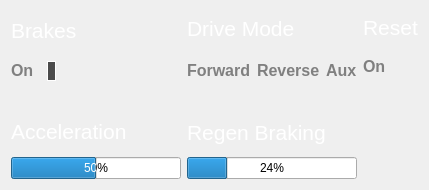
       <widget class="QWidget" name="block2" native="true">
        <property name="minimumSize">
         <size>
          <width>0</width>
          <height>190</height>
         </size>
        </property>
        <property name="styleSheet">
         <string notr="true">QWidget#block2{
background-color: rgba(85, 87, 83,160);
border-radius: 10px;
}</string>
        </property>
        <layout class="QHBoxLayout" name="horizontalLayout_16">
         <item>
          <layout class="QHBoxLayout" name="horizontalLayout_4">
           <item>
            <layout class="QVBoxLayout" name="verticalLayout_5">
             <item>
              <widget class="QLabel" name="brakesLabel">
               <property name="styleSheet">
                <string notr="true">color: white;
</string>
               </property>
               <property name="text">
                <string>&lt;html&gt;&lt;head/&gt;&lt;body&gt;&lt;p&gt;&lt;span style=&quot; font-size:16pt; &quot;&gt;Brakes&lt;/span&gt;&lt;/p&gt;&lt;/body&gt;&lt;/html&gt;</string>
               </property>
              </widget>
             </item>
             <item>
              <layout class="QHBoxLayout" name="horizontalLayout_10">
               <item>
                <widget class="QLabel" name="brakesOnLabel">
                 <property name="minimumSize">
                  <size>
                   <width>30</width>
                   <height>30</height>
                  </size>
                 </property>
                 <property name="maximumSize">
                  <size>
                   <width>20</width>
                   <height>30</height>
                  </size>
                 </property>
                 <property name="font">
                  <font>
                   <pointsize>9</pointsize>
                  </font>
                 </property>
                 <property name="styleSheet">
                  <string notr="true">color: grey;</string>
                 </property>
                 <property name="text">
                  <string>&lt;html&gt;&lt;head/&gt;&lt;body&gt;&lt;p&gt;&lt;span style=&quot; font-size:12pt; font-weight:600;&quot;&gt;On&lt;/span&gt;&lt;/p&gt;&lt;/body&gt;&lt;/html&gt;</string>
                 </property>
                </widget>
               </item>
               <item>
                <widget class="QLabel" name="brakesOnActiveLabel">
                 <property name="maximumSize">
                  <size>
                   <width>20</width>
                   <height>20</height>
                  </size>
                 </property>
                 <property name="styleSheet">
                  <string notr="true">background-color:rgb(75,75,75);
border-radius: 10px;
border: 1px solid white;</string>
                 </property>
                 <property name="text">
                  <string/>
                 </property>
                </widget>
               </item>
               <item>
                <spacer name="horizontalSpacer_11">
                 <property name="orientation">
                  <enum>Qt::Horizontal</enum>
                 </property>
                 <property name="sizeType">
                  <enum>QSizePolicy::Fixed</enum>
                 </property>
                 <property name="sizeHint" stdset="0">
                  <size>
                   <width>125</width>
                   <height>20</height>
                  </size>
                 </property>
                </spacer>
               </item>
              </layout>
             </item>
             <item>
              <spacer name="verticalSpacer_2">
               <property name="orientation">
                <enum>Qt::Vertical</enum>
               </property>
               <property name="sizeType">
                <enum>QSizePolicy::Fixed</enum>
               </property>
               <property name="sizeHint" stdset="0">
                <size>
                 <width>20</width>
                 <height>20</height>
                </size>
               </property>
              </spacer>
             </item>
             <item>
              <widget class="QLabel" name="accelerationLabel">
               <property name="styleSheet">
                <string notr="true">color: white;</string>
               </property>
               <property name="text">
                <string>&lt;html&gt;&lt;head/&gt;&lt;body&gt;&lt;p&gt;&lt;span style=&quot; font-size:16pt; &quot;&gt;Acceleration&lt;/span&gt;&lt;/p&gt;&lt;/body&gt;&lt;/html&gt;</string>
               </property>
              </widget>
             </item>
             <item>
              <widget class="QProgressBar" name="accelerationProgressBar">
               <property name="layoutDirection">
                <enum>Qt::LeftToRight</enum>
               </property>
               <property name="styleSheet">
                <string notr="true"/>
               </property>
               <property name="value">
                <number>50</number>
               </property>
              </widget>
             </item>
            </layout>
           </item>
           <item>
            <layout class="QVBoxLayout" name="verticalLayout_6">
             <item>
              <widget class="QLabel" name="DriveModeLabel">
               <property name="styleSheet">
                <string notr="true">color: white;</string>
               </property>
               <property name="text">
                <string>&lt;html&gt;&lt;head/&gt;&lt;body&gt;&lt;p&gt;&lt;span style=&quot; font-size:16pt;&quot;&gt;Drive Mode&lt;/span&gt;&lt;/p&gt;&lt;/body&gt;&lt;/html&gt;</string>
               </property>
              </widget>
             </item>
             <item>
              <layout class="QHBoxLayout" name="horizontalLayout_5">
               <item>
                <widget class="QLabel" name="forwardOnLabel">
                 <property name="styleSheet">
                  <string notr="true">color: grey;</string>
                 </property>
                 <property name="text">
                  <string>&lt;html&gt;&lt;head/&gt;&lt;body&gt;&lt;p&gt;&lt;span style=&quot; font-size:12pt; font-weight:600;&quot;&gt;Forward&lt;/span&gt;&lt;/p&gt;&lt;/body&gt;&lt;/html&gt;</string>
                 </property>
                </widget>
               </item>
               <item>
                <widget class="QLabel" name="reverseOnLabel">
                 <property name="styleSheet">
                  <string notr="true">color: grey;</string>
                 </property>
                 <property name="text">
                  <string>&lt;html&gt;&lt;head/&gt;&lt;body&gt;&lt;p&gt;&lt;span style=&quot; font-size:12pt; font-weight:600;&quot;&gt;Reverse&lt;/span&gt;&lt;/p&gt;&lt;/body&gt;&lt;/html&gt;</string>
                 </property>
                </widget>
               </item>
               <item>
                <widget class="QLabel" name="auxOnLabel">
                 <property name="font">
                  <font>
                   <pointsize>9</pointsize>
                  </font>
                 </property>
                 <property name="styleSheet">
                  <string notr="true">color: grey;</string>
                 </property>
                 <property name="text">
                  <string>&lt;html&gt;&lt;head/&gt;&lt;body&gt;&lt;p&gt;&lt;span style=&quot; font-size:12pt; font-weight:600;&quot;&gt;Aux&lt;/span&gt;&lt;/p&gt;&lt;/body&gt;&lt;/html&gt;</string>
                 </property>
                </widget>
               </item>
              </layout>
             </item>
             <item>
              <spacer name="verticalSpacer_8">
               <property name="orientation">
                <enum>Qt::Vertical</enum>
               </property>
               <property name="sizeType">
                <enum>QSizePolicy::Fixed</enum>
               </property>
               <property name="sizeHint" stdset="0">
                <size>
                 <width>20</width>
                 <height>20</height>
                </size>
               </property>
              </spacer>
             </item>
             <item>
              <widget class="QLabel" name="regenBrakingLabel">
               <property name="styleSheet">
                <string notr="true">color: white;</string>
               </property>
               <property name="text">
                <string>&lt;html&gt;&lt;head/&gt;&lt;body&gt;&lt;p&gt;&lt;span style=&quot; font-size:16pt; &quot;&gt;Regen Braking&lt;/span&gt;&lt;/p&gt;&lt;/body&gt;&lt;/html&gt;</string>
               </property>
              </widget>
             </item>
             <item>
              <widget class="QProgressBar" name="regenBrakingProgressBar">
               <property name="styleSheet">
                <string notr="true"/>
               </property>
               <property name="value">
                <number>24</number>
               </property>
              </widget>
             </item>
            </layout>
           </item>
           <item>
            <layout class="QVBoxLayout" name="verticalLayout_7">
             <item>
              <widget class="QLabel" name="resetLabel">
               <property name="styleSheet">
                <string notr="true">color: white;</string>
               </property>
               <property name="text">
                <string>&lt;html&gt;&lt;head/&gt;&lt;body&gt;&lt;p&gt;&lt;span style=&quot; font-size:16pt;&quot;&gt;Reset&lt;/span&gt;&lt;/p&gt;&lt;/body&gt;&lt;/html&gt;</string>
               </property>
              </widget>
             </item>
             <item>
              <widget class="QLabel" name="resetOnLabel">
               <property name="styleSheet">
                <string notr="true">color: grey;</string>
               </property>
               <property name="text">
                <string>&lt;html&gt;&lt;head/&gt;&lt;body&gt;&lt;p&gt;&lt;span style=&quot; font-size:12pt; font-weight:600;&quot;&gt;On&lt;/span&gt;&lt;/p&gt;&lt;/body&gt;&lt;/html&gt;</string>
               </property>
              </widget>
             </item>
             <item>
              <spacer name="horizontalSpacer">
               <property name="orientation">
                <enum>Qt::Horizontal</enum>
               </property>
               <property name="sizeHint" stdset="0">
                <size>
                 <width>40</width>
                 <height>20</height>
                </size>
               </property>
              </spacer>
             </item>
             <item>
              <spacer name="verticalSpacer_9">
               <property name="orientation">
                <enum>Qt::Vertical</enum>
               </property>
               <property name="sizeType">
                <enum>QSizePolicy::Fixed</enum>
               </property>
               <property name="sizeHint" stdset="0">
                <size>
                 <width>20</width>
                 <height>76</height>
                </size>
               </property>
              </spacer>
             </item>
            </layout>
           </item>
          </layout>
         </item>
        </layout>
        <zorder></zorder>
       </widget>
